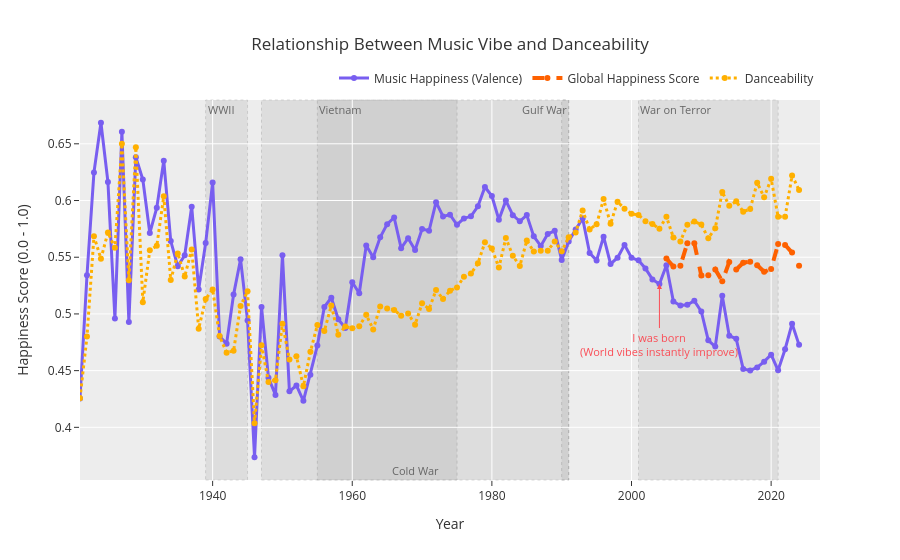
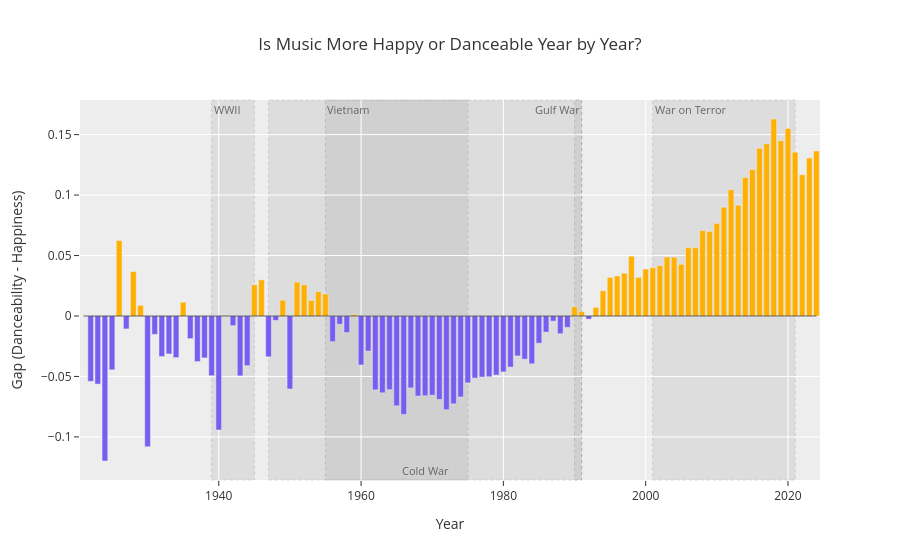

Notebook code for these charts, in order:
### Markdown cell above
## this is here solely for the joke

### Code cell
# Grabbing the 2004 value to anchor the arrow
valenceScore2004 = yearlyMusic[yearlyMusic['year'] == 2004]['valence'].values[0];

# add a little joke
happinessGraph.add_annotation(
    x = 2004,
    y = valenceScore2004,
    text = "Year I was born",
    showarrow = True,
    arrowhead = 2,
    arrowcolor = "#FA4D56", 
    ax = 0,
    ay = 60, 
    font = dict(size = 11, color = "#FA4D56")
);

happinessGraph.show();
gapGraph.show();

### Figure 1 — Plotly figure (JSON) as saved in the notebook; plotly's stock layout.template omitted (floating-point values rounded to 4 significant figures)
{"data": [{"line": {"color": "#785EF0", "width": 3}, "mode": "lines+markers", "name": "Music Happiness (Valence)", "x": [1921, 1922, 1923, 1924, 1925, 1926, 1927, 1928, 1929, 1930, 1931, 1932, 1933, 1934, 1935, 1936, 1937, 1938, 1939, 1940, 1941, 1942, 1943, 1944, 1945, 1946, 1947, 1948, 1949, 1950, 1951, 1952, 1953, 1954, 1955, 1956, 1957, 1958, 1959, 1960, 1961, 1962, 1963, 1964, 1965, 1966, 1967, 1968, 1969, 1970, 1971, 1972, 1973, 1974, 1975, 1976, 1977, 1978, 1979, 1980, 1981, 1982, 1983, 1984, 1985, 1986, 1987, 1988, 1989, 1990, 1991, 1992, 1993, 1994, 1995, 1996, 1997, 1998, 1999, 2000, 2001, 2002, 2003, 2004, 2005, 2006, 2007, 2008, 2009, 2010, 2011, 2012, 2013, 2014, 2015, 2016, 2017, 2018, 2019, 2020, 2021, 2022, 2023, 2024], "y": [0.4255, 0.5341, 0.6248, 0.6686, 0.6164, 0.496, 0.6607, 0.493, 0.6382, 0.6185, 0.5713, 0.5936, 0.6352, 0.5643, 0.542, 0.5517, 0.5946, 0.5216, 0.5625, 0.6159, 0.4801, 0.4738, 0.517, 0.5482, 0.4943, 0.3736, 0.5061, 0.4436, 0.4286, 0.5518, 0.4318, 0.4369, 0.4234, 0.4465, 0.4721, 0.5061, 0.5143, 0.4953, 0.4875, 0.5279, 0.5182, 0.5603, 0.5499, 0.5675, 0.5791, 0.585, 0.558, 0.5668, 0.5565, 0.5749, 0.5733, 0.5986, 0.5859, 0.5876, 0.5786, 0.5842, 0.5861, 0.5949, 0.612, 0.604, 0.5831, 0.5999, 0.5871, 0.5817, 0.5872, 0.5684, 0.56, 0.5705, 0.5733, 0.5475, 0.5638, 0.5744, 0.5842, 0.5536, 0.5472, 0.5682, 0.5441, 0.5495, 0.5609, 0.5495, 0.5474, 0.5401, 0.5304, 0.5263, 0.5429, 0.5109, 0.5074, 0.5081, 0.5116, 0.5022, 0.4767, 0.4712, 0.516, 0.4808, 0.478, 0.4514, 0.4501, 0.4528, 0.4579, 0.4641, 0.4503, 0.4689, 0.4914, 0.4727], "type": "scatter"}, {"line": {"color": "#FE6100", "dash": "dash", "width": 4}, "mode": "lines+markers", "name": "Global Happiness Score", "x": [2005, 2006, 2007, 2008, 2009, 2010, 2011, 2012, 2013, 2014, 2015, 2016, 2017, 2018, 2019, 2020, 2021, 2022, 2023, 2024], "y": [0.5489, 0.5418, 0.5425, 0.5623, 0.5622, 0.5338, 0.534, 0.5393, 0.5288, 0.5457, 0.5392, 0.5451, 0.5461, 0.5429, 0.5371, 0.5397, 0.5616, 0.5608, 0.5541, 0.5424], "type": "scatter"}, {"line": {"color": "#FFB000", "dash": "dot", "width": 3}, "mode": "lines+markers", "name": "Danceability", "x": [1921, 1922, 1923, 1924, 1925, 1926, 1927, 1928, 1929, 1930, 1931, 1932, 1933, 1934, 1935, 1936, 1937, 1938, 1939, 1940, 1941, 1942, 1943, 1944, 1945, 1946, 1947, 1948, 1949, 1950, 1951, 1952, 1953, 1954, 1955, 1956, 1957, 1958, 1959, 1960, 1961, 1962, 1963, 1964, 1965, 1966, 1967, 1968, 1969, 1970, 1971, 1972, 1973, 1974, 1975, 1976, 1977, 1978, 1979, 1980, 1981, 1982, 1983, 1984, 1985, 1986, 1987, 1988, 1989, 1990, 1991, 1992, 1993, 1994, 1995, 1996, 1997, 1998, 1999, 2000, 2001, 2002, 2003, 2004, 2005, 2006, 2007, 2008, 2009, 2010, 2011, 2012, 2013, 2014, 2015, 2016, 2017, 2018, 2019, 2020, 2021, 2022, 2023, 2024], "y": [0.4257, 0.48, 0.5685, 0.5487, 0.5719, 0.5583, 0.65, 0.5297, 0.647, 0.5104, 0.5561, 0.5601, 0.6038, 0.5298, 0.5534, 0.533, 0.5569, 0.487, 0.5131, 0.5216, 0.4804, 0.4658, 0.4675, 0.5071, 0.52, 0.4035, 0.4724, 0.4399, 0.4416, 0.4914, 0.4598, 0.4627, 0.4362, 0.4666, 0.4902, 0.4849, 0.5074, 0.4816, 0.4889, 0.4873, 0.4892, 0.4992, 0.4863, 0.5066, 0.5049, 0.5036, 0.4984, 0.5005, 0.4905, 0.5093, 0.5043, 0.521, 0.5132, 0.5205, 0.5233, 0.5328, 0.5356, 0.5446, 0.5631, 0.5577, 0.5408, 0.5669, 0.5514, 0.5422, 0.5647, 0.5551, 0.5557, 0.5558, 0.5639, 0.5552, 0.5675, 0.5718, 0.5913, 0.5745, 0.5791, 0.6013, 0.5794, 0.599, 0.5927, 0.5883, 0.5873, 0.5817, 0.5792, 0.575, 0.5857, 0.5674, 0.564, 0.5787, 0.5815, 0.5788, 0.5667, 0.5756, 0.6076, 0.5954, 0.5993, 0.5901, 0.5926, 0.6157, 0.6028, 0.6191, 0.5858, 0.5857, 0.6221, 0.6092], "type": "scatter"}], "layout": {"xaxis": {"title": {"text": "Year"}, "range": [1921, 2027]}, "title": {"text": "Relationship Between Music Vibe and Danceability"}, "yaxis": {"title": {"text": "Happiness Score (0.0 - 1.0)"}}, "hovermode": "x unified", "legend": {"orientation": "h", "yanchor": "bottom", "y": 1.02, "xanchor": "right", "x": 1}, "shapes": [{"fillcolor": "#888888", "layer": "below", "line": {"dash": "dot", "width": 1}, "opacity": 0.15, "type": "rect", "x0": 1939, "x1": 1945, "xref": "x", "y0": 0, "y1": 1, "yref": "y domain"}, {"fillcolor": "#888888", "layer": "below", "line": {"dash": "dot", "width": 1}, "opacity": 0.15, "type": "rect", "x0": 1947, "x1": 1991, "xref": "x", "y0": 0, "y1": 1, "yref": "y domain"}, {"fillcolor": "#888888", "layer": "below", "line": {"dash": "dot", "width": 1}, "opacity": 0.15, "type": "rect", "x0": 1955, "x1": 1975, "xref": "x", "y0": 0, "y1": 1, "yref": "y domain"}, {"fillcolor": "#888888", "layer": "below", "line": {"dash": "dot", "width": 1}, "opacity": 0.15, "type": "rect", "x0": 1990, "x1": 1991, "xref": "x", "y0": 0, "y1": 1, "yref": "y domain"}, {"fillcolor": "#888888", "layer": "below", "line": {"dash": "dot", "width": 1}, "opacity": 0.15, "type": "rect", "x0": 2001, "x1": 2021, "xref": "x", "y0": 0, "y1": 1, "yref": "y domain"}], "annotations": [{"font": {"color": "#666666", "size": 11}, "showarrow": false, "text": "WWII", "x": 1939, "xanchor": "left", "xref": "x", "y": 1, "yanchor": "top", "yref": "y domain"}, {"font": {"color": "#666666", "size": 11}, "showarrow": false, "text": "Cold War", "x": 1969.0, "xanchor": "center", "xref": "x", "y": 0, "yanchor": "bottom", "yref": "y domain"}, {"font": {"color": "#666666", "size": 11}, "showarrow": false, "text": "Vietnam", "x": 1955, "xanchor": "left", "xref": "x", "y": 1, "yanchor": "top", "yref": "y domain"}, {"font": {"color": "#666666", "size": 11}, "showarrow": false, "text": "Gulf War", "x": 1991, "xanchor": "right", "xref": "x", "y": 1, "yanchor": "top", "yref": "y domain"}, {"font": {"color": "#666666", "size": 11}, "showarrow": false, "text": "War on Terror", "x": 2001, "xanchor": "left", "xref": "x", "y": 1, "yanchor": "top", "yref": "y domain"}, {"arrowcolor": "#FA4D56", "arrowhead": 2, "ax": 0, "ay": 60, "font": {"color": "#FA4D56", "size": 11}, "showarrow": true, "text": "I was born<br>(World vibes instantly improve)", "x": 2004, "y": 0.5263}]}}

### Figure 2 — Plotly figure (JSON) as saved in the notebook; plotly's stock layout.template omitted (floating-point values rounded to 4 significant figures)
{"data": [{"marker": {"color": ["#FFB000", "#785EF0", "#785EF0", "#785EF0", "#785EF0", "#FFB000", "#785EF0", "#FFB000", "#FFB000", "#785EF0", "#785EF0", "#785EF0", "#785EF0", "#785EF0", "#FFB000", "#785EF0", "#785EF0", "#785EF0", "#785EF0", "#785EF0", "#FFB000", "#785EF0", "#785EF0", "#785EF0", "#FFB000", "#FFB000", "#785EF0", "#785EF0", "#FFB000", "#785EF0", "#FFB000", "#FFB000", "#FFB000", "#FFB000", "#FFB000", "#785EF0", "#785EF0", "#785EF0", "#FFB000", "#785EF0", "#785EF0", "#785EF0", "#785EF0", "#785EF0", "#785EF0", "#785EF0", "#785EF0", "#785EF0", "#785EF0", "#785EF0", "#785EF0", "#785EF0", "#785EF0", "#785EF0", "#785EF0", "#785EF0", "#785EF0", "#785EF0", "#785EF0", "#785EF0", "#785EF0", "#785EF0", "#785EF0", "#785EF0", "#785EF0", "#785EF0", "#785EF0", "#785EF0", "#785EF0", "#FFB000", "#FFB000", "#785EF0", "#FFB000", "#FFB000", "#FFB000", "#FFB000", "#FFB000", "#FFB000", "#FFB000", "#FFB000", "#FFB000", "#FFB000", "#FFB000", "#FFB000", "#FFB000", "#FFB000", "#FFB000", "#FFB000", "#FFB000", "#FFB000", "#FFB000", "#FFB000", "#FFB000", "#FFB000", "#FFB000", "#FFB000", "#FFB000", "#FFB000", "#FFB000", "#FFB000", "#FFB000", "#FFB000", "#FFB000", "#FFB000"]}, "name": "Danceability vs. Valence Gap", "x": [1921, 1922, 1923, 1924, 1925, 1926, 1927, 1928, 1929, 1930, 1931, 1932, 1933, 1934, 1935, 1936, 1937, 1938, 1939, 1940, 1941, 1942, 1943, 1944, 1945, 1946, 1947, 1948, 1949, 1950, 1951, 1952, 1953, 1954, 1955, 1956, 1957, 1958, 1959, 1960, 1961, 1962, 1963, 1964, 1965, 1966, 1967, 1968, 1969, 1970, 1971, 1972, 1973, 1974, 1975, 1976, 1977, 1978, 1979, 1980, 1981, 1982, 1983, 1984, 1985, 1986, 1987, 1988, 1989, 1990, 1991, 1992, 1993, 1994, 1995, 1996, 1997, 1998, 1999, 2000, 2001, 2002, 2003, 2004, 2005, 2006, 2007, 2008, 2009, 2010, 2011, 2012, 2013, 2014, 2015, 2016, 2017, 2018, 2019, 2020, 2021, 2022, 2023, 2024], "y": [0.0001664, -0.05406, -0.05633, -0.1199, -0.04454, 0.06233, -0.0107, 0.03674, 0.008797, -0.1081, -0.01522, -0.03355, -0.03139, -0.03442, 0.0114, -0.01871, -0.03768, -0.03465, -0.04938, -0.09427, 0.0003708, -0.007997, -0.04953, -0.04108, 0.02577, 0.02989, -0.03375, -0.003709, 0.01303, -0.0604, 0.028, 0.02577, 0.01288, 0.02018, 0.01811, -0.02125, -0.006825, -0.01373, 0.001352, -0.04054, -0.02901, -0.06109, -0.06357, -0.06096, -0.07429, -0.08143, -0.05952, -0.06629, -0.06596, -0.06551, -0.06905, -0.07757, -0.07267, -0.06701, -0.05536, -0.05138, -0.05048, -0.05028, -0.04884, -0.04626, -0.04225, -0.03305, -0.0357, -0.03954, -0.02252, -0.01334, -0.004266, -0.0147, -0.009403, 0.00768, 0.003668, -0.002613, 0.007092, 0.02089, 0.03187, 0.0331, 0.03534, 0.04945, 0.03185, 0.03879, 0.03996, 0.0417, 0.0488, 0.04867, 0.04275, 0.0565, 0.05654, 0.07063, 0.06997, 0.07661, 0.08999, 0.1044, 0.09163, 0.1145, 0.1212, 0.1388, 0.1425, 0.1629, 0.145, 0.1551, 0.1355, 0.1168, 0.1307, 0.1365], "type": "bar"}], "layout": {"title": {"text": "Is Music More Happy or Danceable Year by Year?"}, "xaxis": {"title": {"text": "Year"}}, "yaxis": {"title": {"text": "Gap (Danceability - Happiness)"}}, "shapes": [{"line": {"color": "black", "width": 2}, "type": "line", "x0": 1921, "x1": 2024, "y0": 0, "y1": 0}, {"fillcolor": "#888888", "layer": "below", "line": {"dash": "dot", "width": 1}, "opacity": 0.15, "type": "rect", "x0": 1939, "x1": 1945, "xref": "x", "y0": 0, "y1": 1, "yref": "y domain"}, {"fillcolor": "#888888", "layer": "below", "line": {"dash": "dot", "width": 1}, "opacity": 0.15, "type": "rect", "x0": 1947, "x1": 1991, "xref": "x", "y0": 0, "y1": 1, "yref": "y domain"}, {"fillcolor": "#888888", "layer": "below", "line": {"dash": "dot", "width": 1}, "opacity": 0.15, "type": "rect", "x0": 1955, "x1": 1975, "xref": "x", "y0": 0, "y1": 1, "yref": "y domain"}, {"fillcolor": "#888888", "layer": "below", "line": {"dash": "dot", "width": 1}, "opacity": 0.15, "type": "rect", "x0": 1990, "x1": 1991, "xref": "x", "y0": 0, "y1": 1, "yref": "y domain"}, {"fillcolor": "#888888", "layer": "below", "line": {"dash": "dot", "width": 1}, "opacity": 0.15, "type": "rect", "x0": 2001, "x1": 2021, "xref": "x", "y0": 0, "y1": 1, "yref": "y domain"}], "annotations": [{"font": {"color": "#666666", "size": 11}, "showarrow": false, "text": "WWII", "x": 1939, "xanchor": "left", "xref": "x", "y": 1, "yanchor": "top", "yref": "y domain"}, {"font": {"color": "#666666", "size": 11}, "showarrow": false, "text": "Cold War", "x": 1969.0, "xanchor": "center", "xref": "x", "y": 0, "yanchor": "bottom", "yref": "y domain"}, {"font": {"color": "#666666", "size": 11}, "showarrow": false, "text": "Vietnam", "x": 1955, "xanchor": "left", "xref": "x", "y": 1, "yanchor": "top", "yref": "y domain"}, {"font": {"color": "#666666", "size": 11}, "showarrow": false, "text": "Gulf War", "x": 1991, "xanchor": "right", "xref": "x", "y": 1, "yanchor": "top", "yref": "y domain"}, {"font": {"color": "#666666", "size": 11}, "showarrow": false, "text": "War on Terror", "x": 2001, "xanchor": "left", "xref": "x", "y": 1, "yanchor": "top", "yref": "y domain"}]}}
